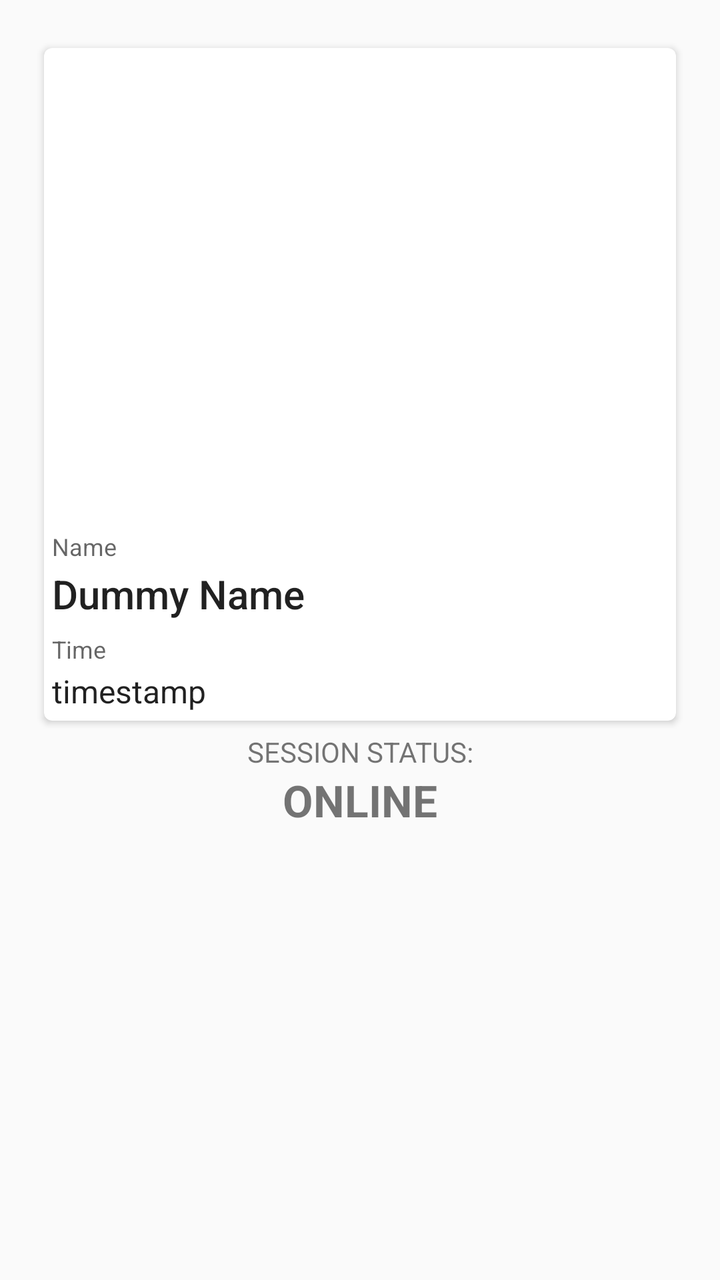
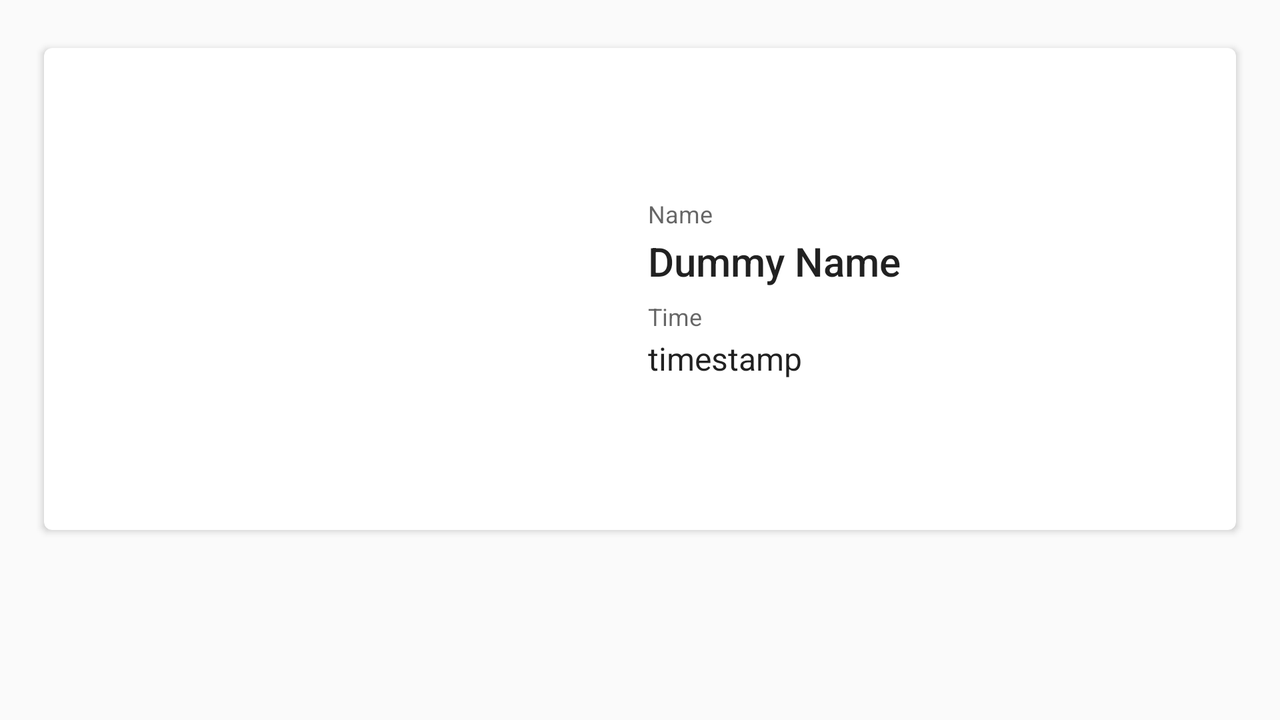

One screen, two layout resources from the same app: the default and the author's alternative for another configuration. Each is rendered where Android would select it; the XML of both is given below.
<!-- AndroidManifest.xml: application theme AppTheme -->
<!-- res/layout/content_main.xml -->
<?xml version="1.0" encoding="utf-8"?>
<LinearLayout xmlns:android="http://schemas.android.com/apk/res/android"
    xmlns:app="http://schemas.android.com/apk/res-auto"
    android:orientation="vertical"
    android:layout_width="match_parent"
    android:layout_height="match_parent"
    android:paddingBottom="@dimen/activity_vertical_margin"
    android:paddingLeft="@dimen/activity_horizontal_margin"
    android:paddingRight="@dimen/activity_horizontal_margin"
    android:paddingTop="@dimen/activity_vertical_margin"
    app:layout_behavior="@string/appbar_scrolling_view_behavior">


    <LinearLayout
        android:id="@+id/user_card"
        android:layout_width="match_parent"
        android:layout_height="wrap_content"
        android:padding="2dp"
        android:orientation="vertical"
        android:layout_marginTop="2dp">
        <android.support.v7.widget.CardView
            xmlns:card_view="http://schemas.android.com/apk/res-auto"
            android:id="@+id/card_view"
            android:layout_gravity="center"
            android:layout_width="fill_parent"
            android:layout_height="fill_parent"
            android:layout_margin="4dp"

            card_view:cardCornerRadius="4dp"
            card_view:contentPadding="4dp">
            <RelativeLayout
                android:layout_width="fill_parent"
                android:layout_height="fill_parent"
                >
                <ImageView
                    android:id="@+id/photo"
                    android:scaleType="fitStart"
                    android:adjustViewBounds="true"
                    android:maxHeight="225dp"
                    android:layout_height="225dp"
                    android:layout_width="350dp"
                    />
                <TextView
                    android:id="@+id/name_caption"
                    android:layout_width="wrap_content"
                    android:layout_height="wrap_content"
                    android:text="@string/name_caption"
                    android:layout_marginTop="12dp"
                    android:layout_below="@+id/photo"
                    style="@style/Base.TextAppearance.AppCompat.Caption" />
                <TextView
                    android:id="@+id/user_name"
                    android:layout_width="wrap_content"
                    android:layout_height="wrap_content"
                    android:text="Dummy Name"
                    android:layout_marginTop="2dp"
                    android:layout_below="@+id/name_caption"
                    style="@style/Base.TextAppearance.AppCompat.Title" />


                <TextView
                    android:id="@+id/timestamp_caption"
                    android:layout_width="wrap_content"
                    android:layout_height="wrap_content"
                    android:text="@string/timestamp_caption"
                    android:layout_marginTop="6dp"
                    android:layout_below="@+id/user_name"
                    style="@style/Base.TextAppearance.AppCompat.Caption" />
                <TextView
                    android:id="@+id/timestamp"
                    android:layout_width="wrap_content"
                    android:layout_height="wrap_content"
                    android:text="timestamp"
                    android:layout_marginTop="2dp"
                    android:layout_below="@+id/timestamp_caption"
                    style="@style/Base.TextAppearance.AppCompat.Subhead"
                    />
            </RelativeLayout>
        </android.support.v7.widget.CardView>

    </LinearLayout>

    <TextView
        android:layout_width="match_parent"
        android:layout_height="wrap_content"
        android:gravity="center_horizontal"
        android:text="SESSION STATUS:"/>

    <TextView
        android:id="@+id/session_status_label"
        android:layout_width="match_parent"
        android:layout_height="wrap_content"
        android:gravity="center_horizontal"
        android:textStyle="bold"
        android:textSize="22sp"
        android:text="ONLINE"/>

</LinearLayout>
<!-- resources referenced by this layout -->
<resources>
  <dimen name="activity_horizontal_margin">16dp</dimen>
  <dimen name="activity_vertical_margin">16dp</dimen>
  <string name="name_caption">Name</string>
  <string name="timestamp_caption">Time</string>
  <style name="AppTheme" parent="AppTheme.Base" />
  <style name="AppTheme.Base" parent="Theme.AppCompat.Light.NoActionBar">
          
          <item name="colorPrimary">#3F51B5</item>
          
          <item name="colorPrimaryDark">#3949AB</item>
          
          <item name="colorAccent">#00B0FF</item>
          
      </style>
</resources>
<!-- res/layout-land/content_main.xml (the author's variant of the layout above) -->
<!-- drawn on the phone turned sideways -->
<?xml version="1.0" encoding="utf-8"?>
<LinearLayout xmlns:android="http://schemas.android.com/apk/res/android"
    xmlns:app="http://schemas.android.com/apk/res-auto"
    android:orientation="vertical"
    android:layout_width="match_parent"
    android:layout_height="match_parent"
    android:paddingBottom="@dimen/activity_vertical_margin"
    android:paddingLeft="@dimen/activity_horizontal_margin"
    android:paddingRight="@dimen/activity_horizontal_margin"
    android:paddingTop="@dimen/activity_vertical_margin"
    app:layout_behavior="@string/appbar_scrolling_view_behavior">

    <LinearLayout
        android:id="@+id/user_card"
        android:layout_width="match_parent"
        android:layout_height="wrap_content"
        android:padding="2dp"
        android:orientation="vertical"
        android:layout_marginTop="2dp">
        <android.support.v7.widget.CardView
            xmlns:card_view="http://schemas.android.com/apk/res-auto"
            android:id="@+id/card_view"
            android:layout_gravity="center"
            android:layout_width="fill_parent"
            android:layout_height="fill_parent"
            android:layout_margin="4dp"

            card_view:cardCornerRadius="4dp"
            card_view:contentPadding="4dp">


            <LinearLayout
                android:orientation="horizontal"
                android:layout_width="fill_parent"
                android:layout_height="fill_parent"
                android:layout_gravity="center"
                android:baselineAligned="false">

                <RelativeLayout
                    android:layout_width="fill_parent"
                    android:layout_height="fill_parent"
                    android:layout_weight="50"
                    android:gravity="center"
                    android:layout_gravity="center"
                    android:padding="4dp"
                    >
                    <ImageView
                        android:id="@+id/photo"
                        android:scaleType="fitCenter"
                        android:adjustViewBounds="true"
                        android:layout_centerInParent="true"
                        android:maxHeight="225dp"
                        android:layout_height="225dp"
                        android:layout_width="350dp"
                        />
                </RelativeLayout>
                <RelativeLayout
                    android:layout_width="fill_parent"
                    android:layout_height="fill_parent"
                    android:layout_weight="50"
                    android:gravity="center_vertical"
                    android:padding="4dp"

                    >
                    <TextView
                        android:id="@+id/name_caption"
                        android:layout_width="wrap_content"
                        android:layout_height="wrap_content"
                        android:text="@string/name_caption"
                        android:layout_marginTop="0dp"
                        style="@style/Base.TextAppearance.AppCompat.Caption" />
                    <TextView
                        android:id="@+id/user_name"
                        android:layout_width="wrap_content"
                        android:layout_height="wrap_content"
                        android:text="Dummy Name"
                        android:layout_marginTop="2dp"
                        android:layout_below="@+id/name_caption"
                        style="@style/Base.TextAppearance.AppCompat.Title" />

                    <TextView
                        android:id="@+id/timestamp_caption"
                        android:layout_width="wrap_content"
                        android:layout_height="wrap_content"
                        android:text="@string/timestamp_caption"
                        android:layout_marginTop="6dp"
                        android:layout_below="@+id/user_name"
                        style="@style/Base.TextAppearance.AppCompat.Caption" />
                    <TextView
                        android:id="@+id/timestamp"
                        android:layout_width="wrap_content"
                        android:layout_height="wrap_content"
                        android:text="timestamp"
                        android:layout_marginTop="2dp"
                        android:layout_below="@+id/timestamp_caption"
                        style="@style/Base.TextAppearance.AppCompat.Subhead" />
                </RelativeLayout>
            </LinearLayout>

        </android.support.v7.widget.CardView>

    </LinearLayout>

</LinearLayout>
